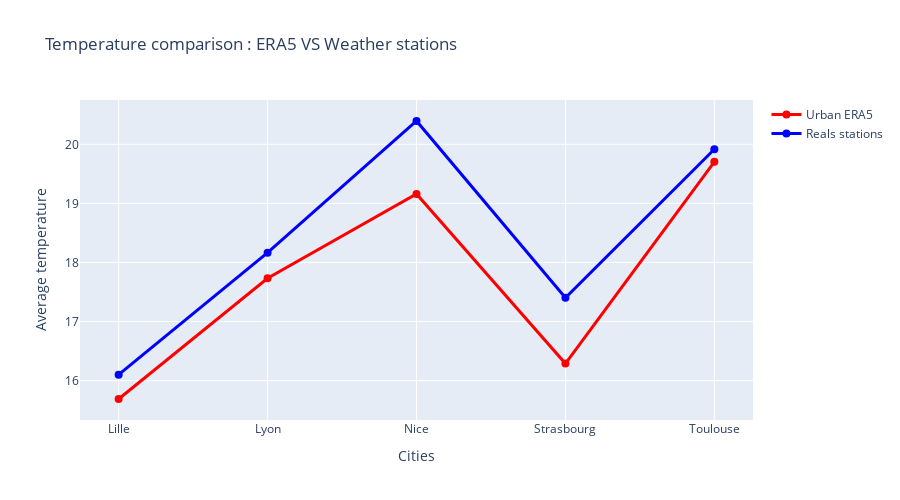

The cell this chart's notebook holds for it:
### Code cell
# Graphique comparatif des températures
fig1 = go.Figure()

villes = bias_analysis['ville']
temp_era5 = bias_analysis['ERA5_urban']
temp_station = bias_analysis['station_real']

fig1.add_trace(go.Scatter(
    x=villes, y=temp_era5,
    name='Urban ERA5',
    mode='lines+markers',
    line=dict(color='red', width=3),
    marker=dict(size=8)
))

fig1.add_trace(go.Scatter(
    x=villes, y=temp_station,
    name='Reals stations',
    mode='lines+markers',
    line=dict(color='blue', width=3),
    marker=dict(size=8)
))

fig1.update_layout(
    title='Temperature comparison : ERA5 VS Weather stations',
    xaxis_title='Cities',
    yaxis_title='Average temperature',
    showlegend=True,
    height=500
)

fig1.show()

print("BIAS ERA5 ANALYSIS :")
print(f"Average bias : {bias_analysis['bias_ERA5'].mean():.3f}°C")
print(f"Max Bias : {bias_analysis['bias_ERA5'].min():.3f}°C (Nice)")

### Figure 1 — Plotly figure (JSON) as saved in the notebook; plotly's stock layout.template omitted (floating-point values rounded to 4 significant figures)
{"data": [{"line": {"color": "red", "width": 3}, "marker": {"size": 8}, "mode": "lines+markers", "name": "Urban ERA5", "type": "scatter", "x": ["Lille", "Lyon", "Nice", "Strasbourg", "Toulouse"], "y": [15.69, 17.73, 19.16, 16.29, 19.71]}, {"line": {"color": "blue", "width": 3}, "marker": {"size": 8}, "mode": "lines+markers", "name": "Reals stations", "type": "scatter", "x": ["Lille", "Lyon", "Nice", "Strasbourg", "Toulouse"], "y": [16.1, 18.17, 20.4, 17.4, 19.92]}], "layout": {"height": 500, "showlegend": true, "title": {"text": "Temperature comparison : ERA5 VS Weather stations"}, "xaxis": {"title": {"text": "Cities"}}, "yaxis": {"title": {"text": "Average temperature"}}}}
